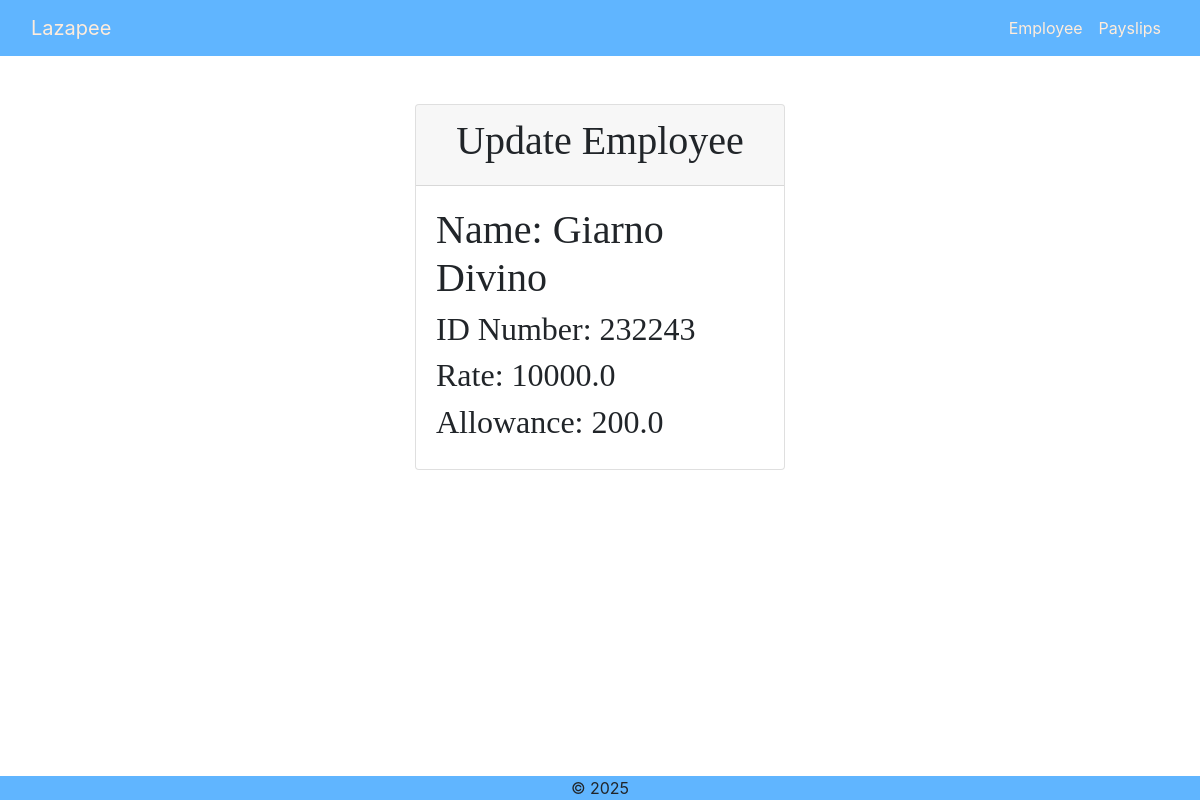
/update_employee/1/, run on the app's committed database.
### payroll_app/models.py (models this page shows, shortened)
class Employee(models.Model):
    name = models.CharField(max_length=50)
    id_number = models.CharField(max_length=20, unique=True)
    rate = models.FloatField()
    overtime_pay = models.FloatField(null=True, blank=True)
    allowance = models.FloatField(null=True, blank=True)
    objects = models.Manager

### payroll_app/views.py (the view)
# urls.py: path('update_employee/<int:pk>/', views.update_employee, name='update_employee'),
def update_employee(request, pk):
    e = get_object_or_404(Employee, pk=pk)
    return render(request, 'payroll_app/update_employee.html', {"e":e})

### payroll_app/templates/payroll_app/update_employee.html (shortened to what this page needs)
{% extends 'payroll_app/base.html' %} {% load static %}
    {% block content %}
    <div class="container-fluid">
      <div class="row">
        <div class="col-4 offset-4 mt-5">
          <div class="card">
            <div class="card-header text-center" style="font-family: 'Gill Sans'">
              <h1>Update Employee</h1>
            </div>
            <div class="card-body" style="font-family: 'Gill Sans'">
              <h1>Name: {{ e.name }}</h1>
              <h2>ID Number: {{ e.id_number }}</h2>
              <h2>Rate: {{ e.rate }}</h2>
              <h2>Allowance: {{ e.allowance }}</h2>
            </div>
          </div>
        </div>
      </div>
    </div>
    {% endblock %}

### data on the page
Employee: name "Giarno Divino", id_number "232243", rate "10000.0", allowance "200.0"
